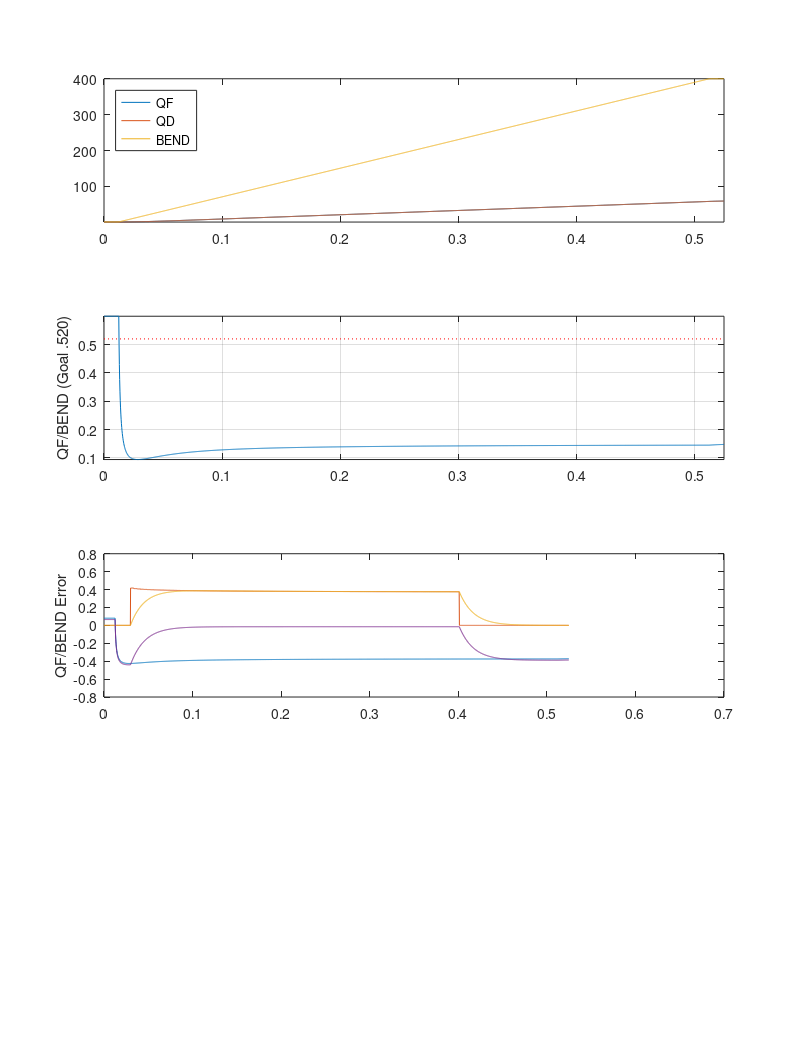
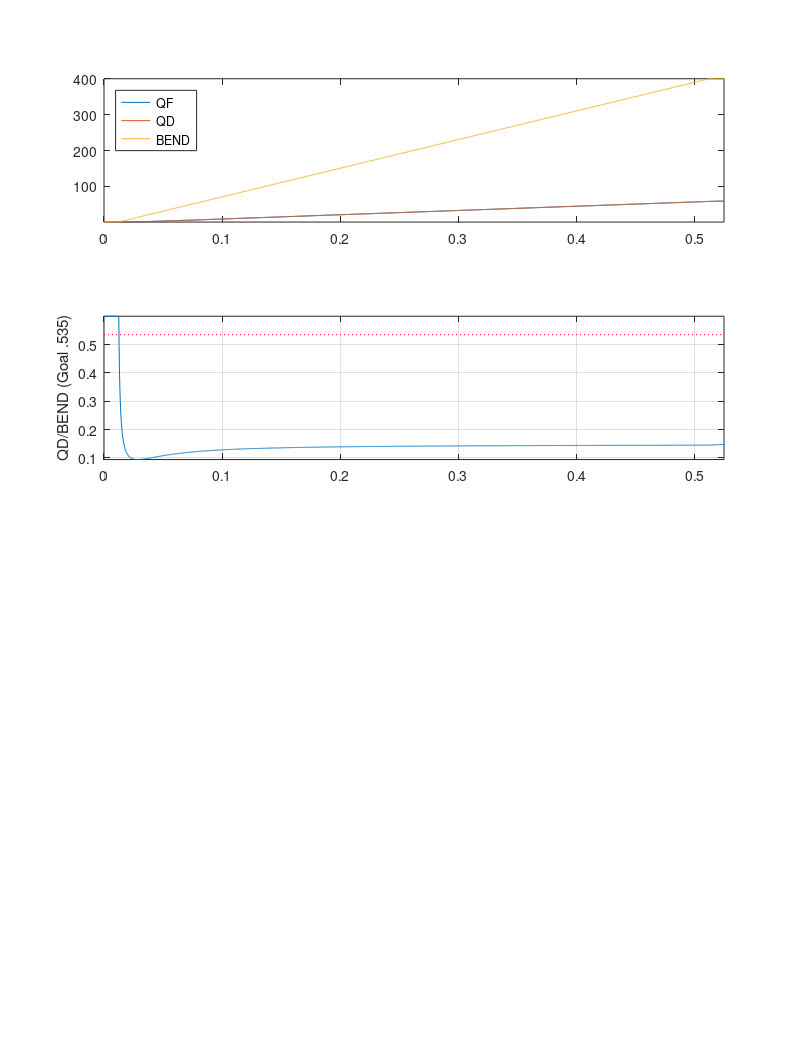

The MATLAB source for these figures, in order: (Note: this script raises an error after producing the figures.)
%clear


% Power supply TF
w = 2 * pi * 10;
sys = tf(1,[1/w 1]);
%bode(H)


% High frequency poles for the compensation
Fc = 2 * pi * 100000000;



% Input
if ~exist('BEND','var')
    BEND =         [ones(1,50) linspace(1,400,2000) 400*ones(1,50)]';
    QFcommand = .6*[ones(1,50) linspace(1,100,2000) 100*ones(1,50)]';
    QDcommand = .6*[ones(1,50) linspace(1,100,2000) 100*ones(1,50)]';

    % Monitor sample rate
    fs = 4000;
    t = (0:(length(BEND)-1)) / fs;

else
    QFcommand = QFcommand + BEND .* dQFcommand;
    QDcommand = QDcommand + BEND .* dQDcommand;
end


% Simulate the power supply response
[QF, t1, x1] = lsim(sys, QFcommand-QFcommand(1), t); 
QF = QF + QFcommand(1);
[QD, t1, x1] = lsim(sys, QDcommand-QDcommand(1), t);
QD = QD + QDcommand(1);


% Goal 
QFratio = QF./BEND; 
QDratio = QD./BEND;

xLabelString = 'Time [Seconds]';


B2 = 18;
B100 = 309;
dB = (B100-B2)/98;

i2   = find(BEND < B2,   1, 'last');
i100 = find(BEND < B100, 1, 'last');

B = linspace(B2-dB,B100,100);


figure(1);
clf reset
subplot(4,1,1);
plot(t, [QF(:) QD(:) BEND(:)]);
legend('QF', 'QD', 'BEND', 'Location', 'NorthWest');
axis tight;

subplot(4,1,2);
plot(t, QFratio);
hold on
plot([min(t) max(t)],[.520 .520],':r');
hold off
ylabel('QF/BEND (Goal .520)');
axis tight;
%yaxis([.45 .6]);
grid on;

orient tall


figure(2);
clf reset
subplot(4,1,1);
plot(t, [QF(:) QD(:) BEND(:)]);
legend('QF', 'QD', 'BEND', 'Location', 'NorthWest');
axis tight;

subplot(4,1,2);
plot(t, QDratio);
hold on;
plot([min(t) max(t)],[.535 .535],':r');
hold off
ylabel('QD/BEND (Goal .535)');
axis tight;
%yaxis([.45 .6]);
grid on;

orient tall




% Track the following system
%QFratio = sin(2*pi*5*t);
%QFratio = sin(2*pi*5*t) + .25*square(2*pi*5*t) - .25;
%QFratio = step(sys, t);
%randn('state',0);
%QFratio = randn(length(t));
%QFratio = QFratio(:);


% The inverse system
sysinv = tf([1/w 1],conv([1/Fc 1],[1/Fc 1]));


for i = 1:length(B)
    Index(i) = max(find(BEND < B(i))); 
end
dIndex = median(diff(Index));
Index = dIndex*(0:length(Index)-1)+Index(1);


% Put the waveform to track through the inverse system
[dQFcommand, tinv, xinv] = lsim(sysinv, .520-QFratio, t);
[dQDcommand, tinv, xinv] = lsim(sysinv, .535-QDratio, t);

[dQFcommandILC, tinv, xinv] = lsim(sysinv, .520-QFratio(Index), t(Index));
[dQDcommandILC, tinv, xinv] = lsim(sysinv, .535-QDratio(Index), t(Index));

dQFcommand = dQFcommand * 0;
for i = 0:dIndex-1
    dQFcommand(Index+i-dIndex) = dQFcommandILC;  % Or start the simulator sooner!
end

% % May want to low pass the command but don't add phase delay
% [b,a] = butter(5,.2);
% dQFcommand1 = filtfilt(b, a, dQFcommand);


% Simulate the result
[QFsim, t1, x1] = lsim(sys, dQFcommand, t);
[QDsim, t1, x1] = lsim(sys, dQDcommand, t);


% % Put the offset back on
% dQFcommand = dQFcommand + .520;
% dQDcommand = dQDcommand + .520;
% QFsim = QFsim + .535;
% QDsim = QDsim + .535;


% Zero out the first step
%dQFcommand(1:40) = NaN;
%dQDcommand(1:40) = NaN;


% for i = 1:length(B)
%     j = max(find(BEND < B(i)));
%     QFtable(i) = BEND(j) .* dQFcommand(j);
%     QDtable(i) = BEND(j) .* dQDcommand(j);
%     i_table(i) = j;
%     t_table(i) = t(j);
% end


figure(1);
subplot(4,1,3);
plot(t,[QFratio-.520 dQFcommand QFsim QFratio-.535+QFsim]);
ylabel('QF/BEND Error');
legend('QF/BEND-.520', '\DeltaQFcommand', '\DeltaQFsim', 'QF/BEND-.535+\DeltaQFsim', 0); %'Location', 'SouthWest');
axis tight;
%yaxis([-.1 .1]);

subplot(4,1,4);
plot(t, BEND .* dQFcommand);
hold on
plot(t(Index), BEND(Index) .* dQFcommand(Index), '.');
ylabel('\DeltaQF [Amps]');
xlabel(xLabelString);
axis tight;
%yaxis([-20 20]);
grid on;


figure(2);
subplot(4,1,3);
%plot(t, [QDratio dQDcommand QDsim QDratio+QDsim]);
plot(t, [QDratio-.535 dQDcommand QDsim QDratio-.535+QDsim]);
ylabel('QD/BEND Error');
legend('QD/BEND-.535', '\DeltaQDcommand', '\DeltaQDsim', 'QD/BEND-.535+\DeltaQDsim', 0);
axis tight;
%yaxis([-.1 .1]);

subplot(4,1,4);
plot(t, BEND .* dQDcommand);
ylabel('\DeltaQD [Amps]');
xlabel(xLabelString);
axis tight;
%yaxis([-20 20]);
grid on;


